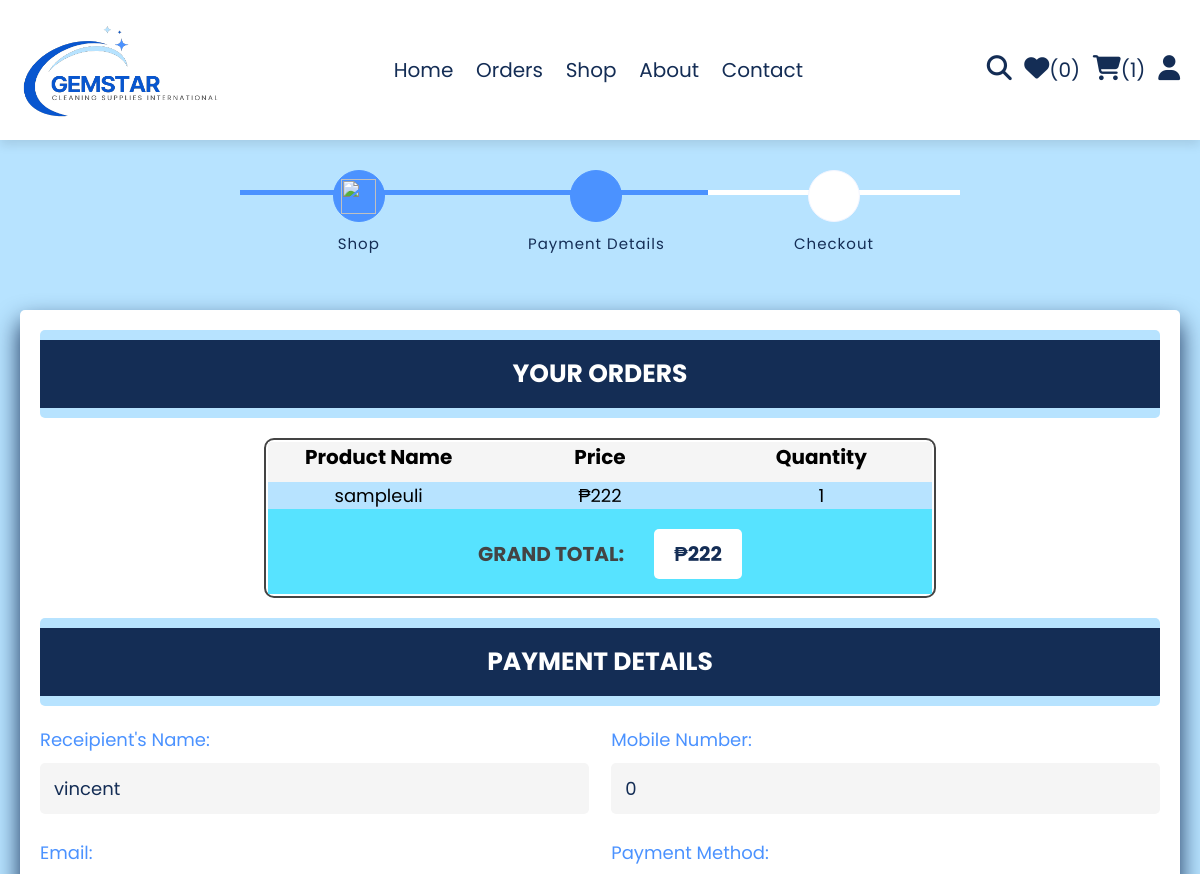
The app's page /checkout.php (signed in, upper part), older data.
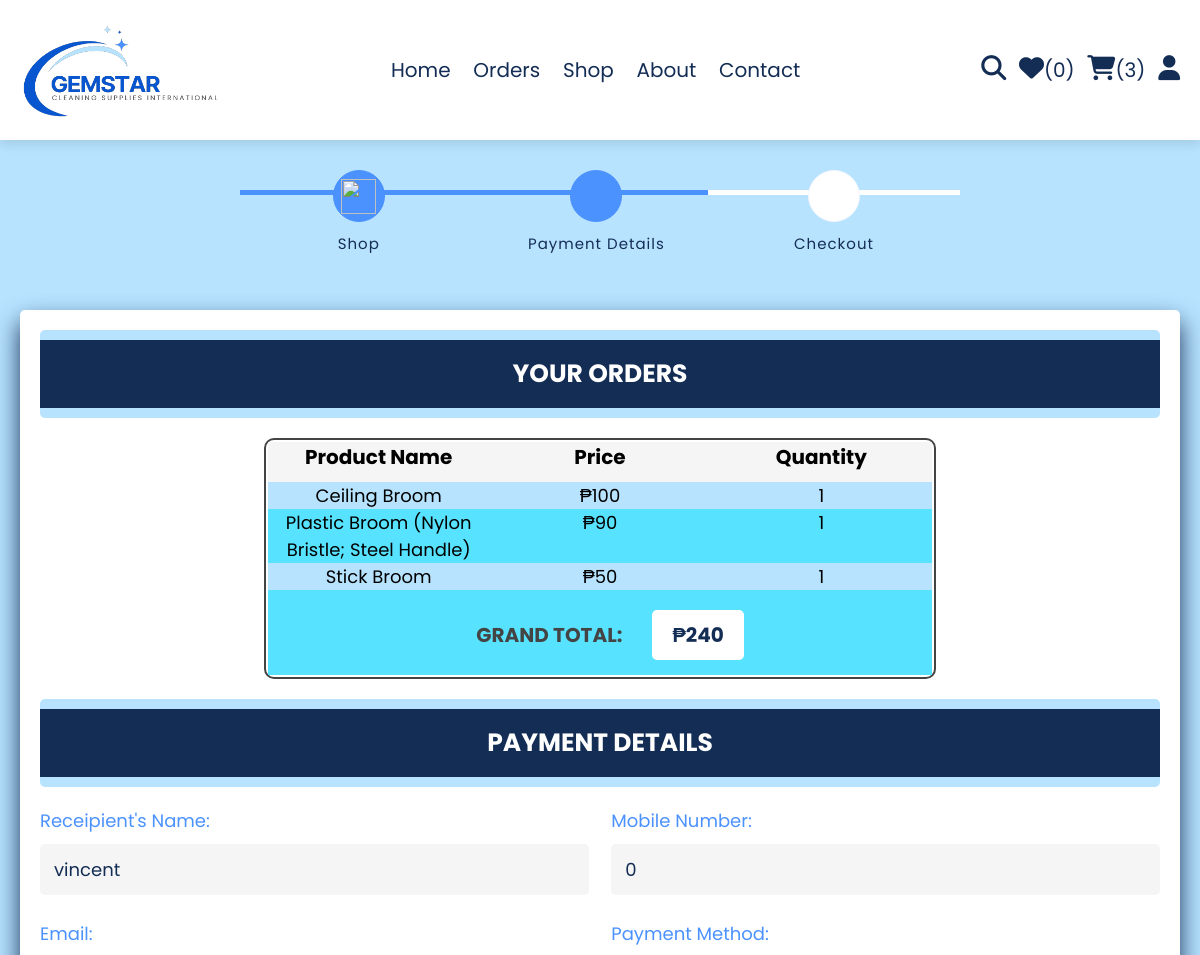
The same page, newer data.
### tables this page shows
CREATE TABLE IF NOT EXISTS `cart` (
  `id` int(100) NOT NULL AUTO_INCREMENT,
  `user_id` int(100) NOT NULL,
  `pid` int(100) NOT NULL,
  `name` varchar(100) NOT NULL,
  `price` int(10) NOT NULL,
  `quantity` int(10) NOT NULL,
  `image` varchar(100) NOT NULL,
  PRIMARY KEY (`id`)
);

CREATE TABLE IF NOT EXISTS `users` (
  `id` int(100) NOT NULL AUTO_INCREMENT,
  `name` varchar(20) NOT NULL,
  `email` varchar(50) NOT NULL,
  `password` varchar(50) NOT NULL,
  `flat` varchar(50) NOT NULL,
  `city` varchar(50) NOT NULL,
  `state` varchar(50) NOT NULL,
  `number` char(50) NOT NULL DEFAULT '',
  `exp_date` varchar(50) NOT NULL,
  `reset_link_token` varchar(50) NOT NULL,
  PRIMARY KEY (`id`)
);

### checkout.php (the view, shortened to what this page needs)
<?php
include 'components/connect.php';
if(isset($_SESSION['user_id'])){
   $user_id = $_SESSION['user_id'];
}else{
   $user_id = '';
   header('location:user_login.php');
};
?>
<!DOCTYPE html>
<html lang="en">
<head>
   <link rel="stylesheet" href="https://cdnjs.cloudflare.com/ajax/libs/font-awesome/6.1.1/css/all.min.css">
   <link rel="stylesheet" href="css/style.css">
</head>
<body>
<?php include 'components/user_header.php'; ?>
  <div class="row">
                <div class="container-fluid">
                        <div class="progress row">
                            <div class="col-lg-12">
                                <div class="progressbar">
                                    <div class="progress-bars"></div>
                                        <li class="active progress-text-active"><img src="https://i.ibb.co/Kw0K42B/check.png" width="35" height="35" style="margin-left: 3px; margin-top: -53px; position: absolute;" >Shop</li>
                                            <li class="active progress-text-active">Payment Details</li>
                                            <li class="progress-text">Checkout</li>
                                    </div>
                                </div>
                            </div>
                        </div>
                    </div>
<section class="checkout-orders">
   <form action="" method="POST">
   <h3>your orders</h3>
      <div class="display-orders">
      <table class="table2">
      <tr>
         <th>Product Name</th>
         <th>Price</th>
         <th>Quantity</th>
      </tr>
      <?php
         $grand_total = 0;
         $select_cart = $conn->prepare("SELECT * FROM `cart` WHERE user_id = ?");
         $select_cart->execute([$user_id]);
         if($select_cart->rowCount() > 0){
            while($fetch_cart = $select_cart->fetch(PDO::FETCH_ASSOC)){
               $grand_total += ($fetch_cart['price'] * $fetch_cart['quantity']);
      ?>
               <tr>
                  <td><?= $fetch_cart['name']; ?></td>
                  <td><?= '₱'.$fetch_cart['price']; ?></td>
                  <td><?=$fetch_cart['quantity']; ?></td>
            </tr>
      <?php
            }
         }else{
            echo '<p class="empty">your cart is empty!</p>';
         }
      ?>
         <tr><td><p class="grand-total" style="background-color: transparent;">Grand Total:<p class="grand-total"><span>₱<?= $grand_total; ?></span></p></td></tr>
         </table>
      </div>
      <h3>Payment Details</h3>
      <?php
      $select_address = $conn->prepare("SELECT * FROM `users` WHERE id = ?");
      $select_address->execute([$user_id]);
      if($select_address->rowCount() > 0){
         while($fetch_address = $select_address->fetch(PDO::FETCH_ASSOC)){
      ?>
      <div class="flex">
         <div class="inputBox">
            <span>Receipient's Name:</span>
            <input type="text" name="name" placeholder="e.g. Juan Dela Cruz" class="box" maxlength="20" value ="<?= $fetch_address['name']; ?>" required>
         </div>
         <div class="inputBox">
            <span>Mobile Number:</span>
            <input type="number" name="number" placeholder="e.g. 09XXXXXXXXX" class="box" min="0" max="9999999999" onkeypress="if(this.value.length == 10) return false;" value ="<?= $fetch_address['number']; ?>" required>
         </div>
         <div class="inputBox">
            <span>Email:</span>
         </div>
         <div class="inputBox">
            <span>Payment Method:</span>
         </div>
         <?php
      }
      }
   ?>
      </div>
   </form>
</section>
</body>
</html>

### components/user_header.php (shortened to what this page needs)
<header class="header">
   <section class="flex">
      <a href="home.php" class="logo">
         <img src ="images/logo-name.png" height="100px" width="200px">
         <span></span></a>
      <nav class="navbar">
         <a href="home.php">Home</a>
         <a href="order_status.php">Orders</a>
         <a href="shop.php">Shop</a>
         <a href="about.php">About</a>
         <a href="contact.php">Contact</a>
      </nav>
      <div class="icons">
         <?php
            $count_wishlist_items = $conn->prepare("SELECT * FROM `wishlist` WHERE user_id = ?");
            $count_wishlist_items->execute([$user_id]);
            $total_wishlist_counts = $count_wishlist_items->rowCount();
            $count_cart_items = $conn->prepare("SELECT * FROM `cart` WHERE user_id = ?");
            $count_cart_items->execute([$user_id]);
            $total_cart_counts = $count_cart_items->rowCount();
         ?>
         <a href="search_page.php"><i class="fas fa-search"></i></a>
         <a href="wishlist.php"><i class="fas fa-heart"></i><span>(<?= $total_wishlist_counts; ?>)</span></a>
         <a href="cart.php"><i class="fas fa-shopping-cart"></i><span>(<?= $total_cart_counts; ?>)</span></a>
         <div id="user-btn" class="fas fa-user"></div>
      </div>
   </section>
</header>

Row changes from the older to the newer data that the page shows:
removed cart: name "sampleuli", price "222", quantity "1"
added cart: name "Ceiling Broom", price "100", quantity "1"
added cart: name "Plastic Broom (Nylon Bristle; Steel Handle)", price "90", quantity "1"
added cart: name "Stick Broom", price "50", quantity "1"
Text that changed along with them:
$total_cart_counts: "1" → "3"
$grand_total: "222" → "240"
